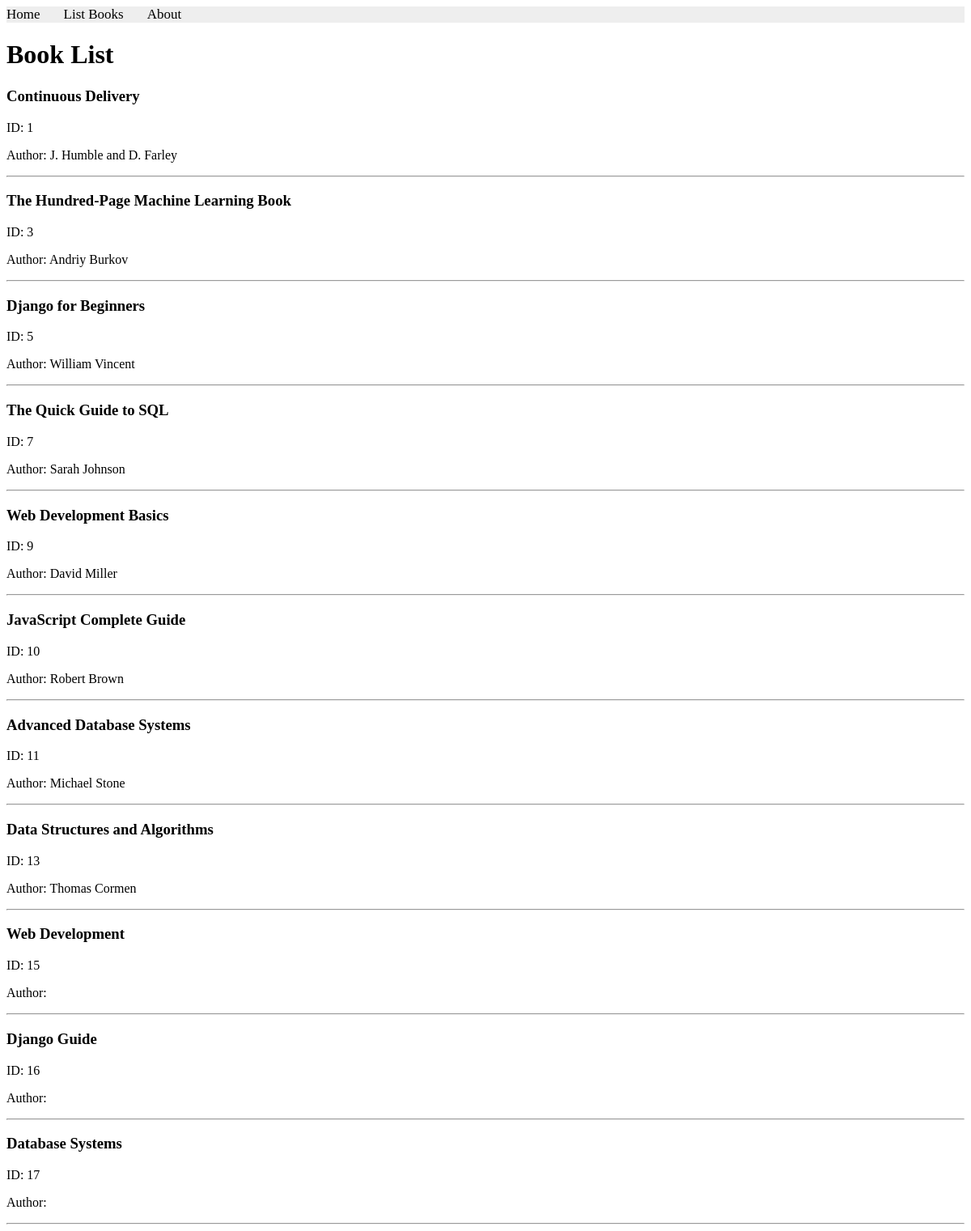
The page /books/simple/query on the database its author committed.
### apps/bookmodule/models.py (models this page shows)
class Book(models.Model):
    title = models.CharField(max_length = 50)
    author = models.CharField(max_length = 50)
    price = models.FloatField(default = 0.0)
    edition = models.SmallIntegerField(default = 1)
    quantity = models.IntegerField(default=1)
    pubdate = models.DateTimeField(default = timezone.now)
    rating = models.SmallIntegerField(default=1)
    publisher = models.ForeignKey(Publisher, null=True, on_delete=models.SET_NULL)
    authors = models.ManyToManyField(Author)

### apps/bookmodule/views.py (the view)
# urls.py: path('simple/query', views.simple_query, name='simple_query'),#lab7 task3
def simple_query(request):# lab7
 mybooks = Book.objects.filter(title__icontains='D')  # <- multiple objects
 return render(request, 'bookmodule/bookList.html', {'books': mybooks})

### apps/templates/bookmodule/bookList.html
{% extends 'layouts/base.html' %}
{% block content %}
<h1>Book List</h1>
{% for book in books %}
    <h3>{{book.title}}</h3>
    <p>ID: {{book.id}}</p>
    <p>Author: {{book.author}}</p>
    <hr>
{% empty %}
    <p>No books found.</p>
{% endfor %}
{% endblock %}

### apps/templates/layouts/base.html (shortened to what this page needs)
<!DOCTYPE html>
<html>
{% load static %}
<head>
  <link rel="stylesheet" href="{% static 'styles.css' %}">
  <link rel="stylesheet" href="https://cdnjs.cloudflare.com/ajax/libs/font-awesome/4.7.0/css/font-awesome.min.css">
</head>
<body>
    {% include "includes/header.html" %}
    {% block content %} {% endblock content %}
    {% include "includes/footer.html" %}
</body>
</html>

### apps/templates/includes/header.html
{% with request.resolver_match.url_name as url_name %}
<div class="topnav">
    <a class="{% if url_name == 'books.index' %}active{% endif %}" href="{% url 'books.index' %}">Home</a>
    <a class="{% if url_name == 'books.list_books' %}active{% endif %}" href="{% url 'books.list_books' %}">List Books</a>
    <a class="{% if url_name == 'books.aboutus' %}active{% endif %}" href="{% url 'books.aboutus' %}">About</a>
</div>
{% endwith %}

### apps/templates/includes/footer.html (shortened to what this page needs)
<!DOCTYPE html>
<html lang="en">
<head>
</head>
<body>
</body>
</html>

### apps/static/styles.css (style rules this page uses)
.topnav { background-color: #eeeeee; width: 100%; }
.topnav a { color: #000000; text-align: center; margin-right: 25px; text-decoration: none; font-size: 17px; }

### rows shown on the page
Book: title "Continuous Delivery", id "1", author "J. Humble and D. Farley"
Book: title "The Hundred-Page Machine Learning Book", id "3", author "Andriy Burkov"
Book: title "Django for Beginners", id "5", author "William Vincent"
Book: title "The Quick Guide to SQL", id "7", author "Sarah Johnson"
Book: title "Web Development Basics", id "9", author "David Miller"
Book: title "JavaScript Complete Guide", id "10", author "Robert Brown"
Book: title "Advanced Database Systems", id "11", author "Michael Stone"
Book: title "Data Structures and Algorithms", id "13", author "Thomas Cormen"
Book: title "Web Development", id "15"
Book: title "Django Guide", id "16"
Book: title "Database Systems", id "17"
